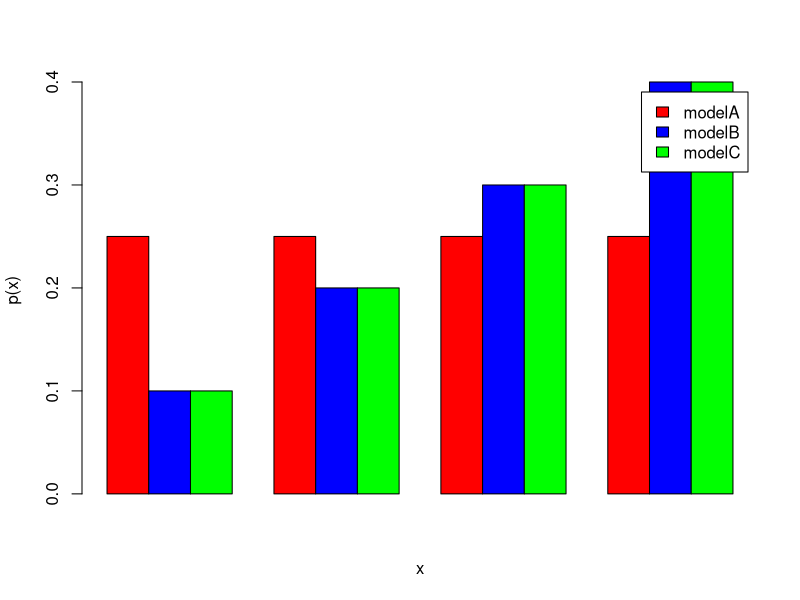

Recreate this plot in R.
## ---- chunk 1
rm(list=ls()) # clean up
library(knitr)
gr <- (1+sqrt(5))/2 # golden ratio, for figures
opts_chunk$set(comment="  ",
               collapse=TRUE, 
               #echo=FALSE,
               fig.asp=1/gr,
               dev="png"
               )
## ---- chunk 2
x_vals <- c(1,2,3,4)
modelA_vals <- c()
modelB_vals <- c()
modelC_vals <- c() 
for (x in x_vals) {
  modelA_vals <- append(modelA_vals, 0.25)
  modelB_vals <- append(modelB_vals, x/10.)
  modelC_vals <- append(modelC_vals, 12./25.*x)
}

#normalize so sum(p(x)) == 1, only modelC_vals needs normalization
modelC_vals <- modelC_vals / sum(modelC_vals)

test1 <- rbind(modelA_vals, modelB_vals, modelC_vals)

barplot(test1, beside=T, xlab="x", ylab="p(x)", col=c('red','blue','green'), 
        legend=c('modelA', 'modelB', 'modelC'))
